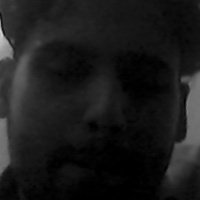
#> input picture assets/storedFaces/user.1.1.jpg, 200 x 200 px
$ python faceRecognition.py
#> lines starting #> are read from the running program, lines starting #| are printed output that depends on the picture; after the words box and inside, x2 and y2 are one past the last pixel; in counts of white or black regions, pixels touching at a corner belong together
import cv2
import os
from PIL import Image
import numpy as np

faceCascade = cv2.CascadeClassifier("assets/models/haarcascade_frontalface_default.xml")
scaleFactor, minNeighbors = 1.3, 6
if not os.path.exists("assets/models/classifier.xml"):
    data_dir = "assets/storedFaces"
    path = [os.path.join(data_dir, f) for f in os.listdir(data_dir)]
    faces = []
    ids = []

    for image in path:
        img = Image.open(image).convert('L')
#> img is the input picture: PIL image 200x200 L; min 0, max 217, mean 26.6
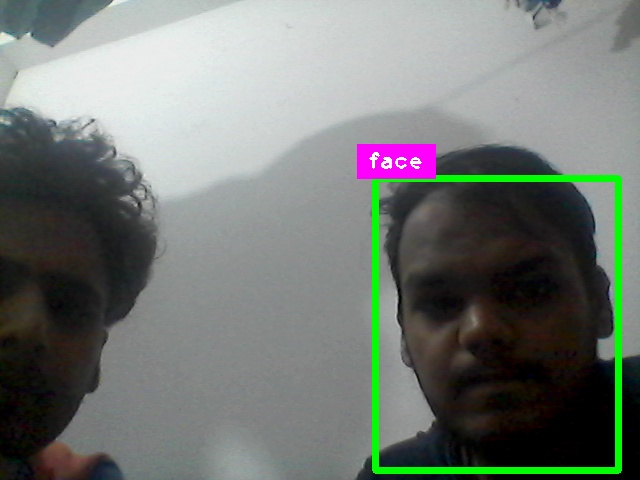
#> input picture Captured/face_2024-02-21_19-32-38.jpg, 640 x 480 px, given in place of the camera
#> in main, frame is the input picture: shape (480, 640, 3); mean B, G, R 116.1, 121, 115.2
        imageNp = np.array(img, 'uint8')
        id = int(os.path.split(image)[1].split(".")[1])

        faces.append(imageNp)
        ids.append(id)

    ids = np.array(ids)

    # Train and save classifier
    clf = cv2.face.LBPHFaceRecognizer_create()
    clf.train(faces,ids)
    clf.write("assets/models/classifier.xml")
clf = cv2.face.LBPHFaceRecognizer_create()
clf.read("assets/models/classifier.xml")

def recognize(frame):
    gray_img = cv2.cvtColor(frame, cv2.COLOR_BGR2GRAY)
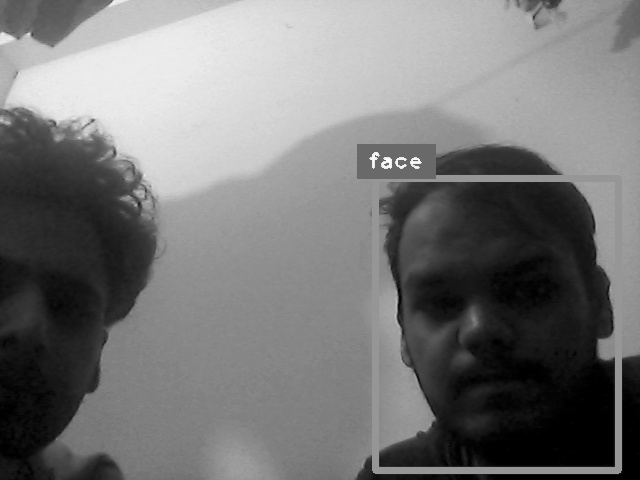
#> gray_img: shape (480, 640); min 0, max 255, mean 118.7
    features = faceCascade.detectMultiScale(gray_img, scaleFactor, minNeighbors)
#> features = [[375, 214, 211, 211]]

    for (x,y,w,h) in features:
        cv2.rectangle(frame, (x,y), (x+w,y+h), (255,255,255), 2 )
        id, pred = clf.predict(gray_img[y:y+h,x:x+w])
        confidence = int(100*(1-pred/300))

        if confidence>70:
            if id==1:
                cv2.putText(frame, "NISHAN", (x,y-5), cv2.FONT_HERSHEY_SIMPLEX, 0.8, (255,255,255), 1, cv2.LINE_AA)


        else:
            cv2.putText(frame, "UNKNOWN", (x,y-5), cv2.FONT_HERSHEY_SIMPLEX, 0.8, (0,0,255), 1, cv2.LINE_AA)
#> this loop made 1 pass
#> (x, y, w, h, id, pred, confidence) on pass 1: (375, 214, 211, 211, 1, 63.23, 78)
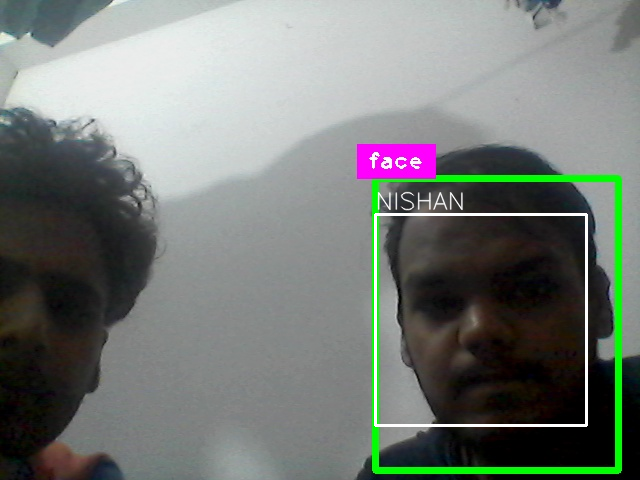
#> frame: shape (480, 640, 3); 1.06% of pixels changed, all inside (x1, y1, x2, y2) = (374, 191, 588, 427)

    return frame

def main():
    # Open the default camera
    cap = cv2.VideoCapture(0)

    if not cap.isOpened():
        print("Error: Couldn't open camera.")
        return

    while True:
        # Capture frame-by-frame
        ret, frame = cap.read()

        if not ret:
            print("Error: Couldn't capture frame.")
            break

        # Perform fire detection on the frame
        frame = recognize(frame)

        # Display the frame with fire detection
        cv2.imshow("Detection", frame)

        # Check for user input to quit
        if cv2.waitKey(1) & 0xFF == ord('q'):
#> (key q is pressed here)
            break

    # Release the camera and close all OpenCV windows
    cap.release()
    cv2.destroyAllWindows()

if __name__ == "__main__":
    main()
